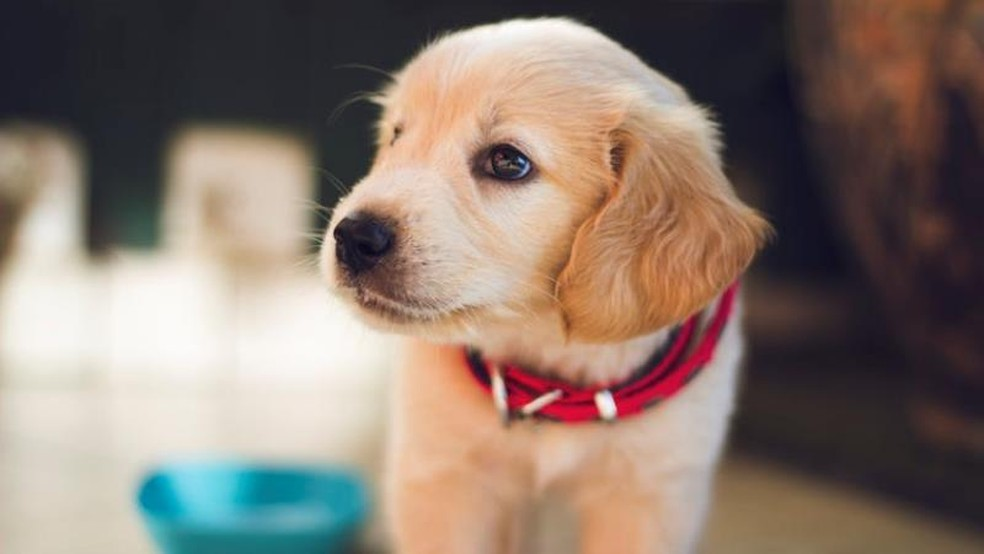
#> input picture images/cao.jpg, 984 x 554 px
$ python exemploOpenCV.py
#> lines starting #> are read from the running program, lines starting #| are printed output that depends on the picture; after the words box and inside, x2 and y2 are one past the last pixel; in counts of white or black regions, pixels touching at a corner belong together
import cv2

imagem = cv2.imread("images/cao.jpg")
#> imagem is the input picture: shape (554, 984, 3); mean B, G, R 110.6, 120.8, 136.9
imagem[200:300, 400:600, 0:1] = 0
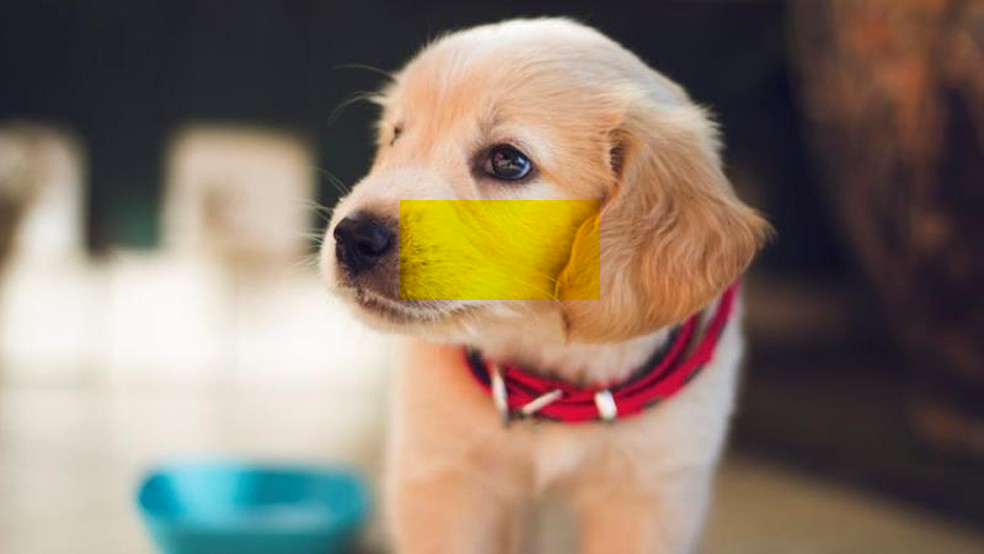
#> imagem: shape (554, 984, 3); 3.67% of pixels changed, all inside (x1, y1, x2, y2) = (400, 200, 600, 300)
imagem2 = imagem/255.0

cv2.imshow("Imagem", imagem)
cv2.imshow("Imagem2", imagem2)
cv2.waitKey(0)
